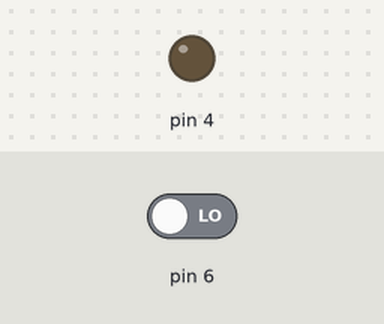
A sketch run on a simulated Arduino Uno, built with avr-gcc and run on an emulated ATmega328P. On the bench: output pins drawn as LEDs (lit = HIGH). Inputs (shaded band) come from the test bench; at power-on: pin 6 LOW.

Above: at 1.2 s.
1.3 s: pin 6 driven HIGH
At 2.1 s:
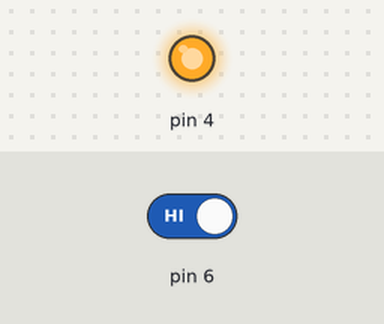
4.3 s: pin 6 driven LOW
At 5.6 s:
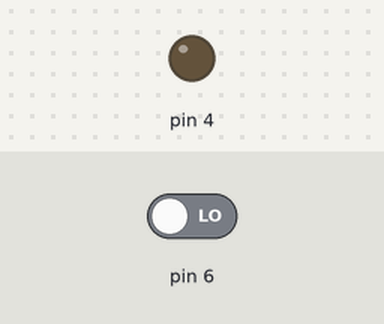
Timing chart, 0 to 7.3 s (numbered marks = the images above; inputs shaded):
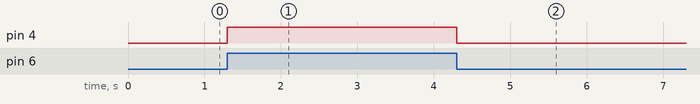

Measured:
- after the input at 1.3 s, pin 4: LOW → HIGH at once
- after the input at 4.3 s, pin 4: HIGH → LOW at once

The sketch:

002-button.ino
```cpp
void setup() {
  pinMode(4, OUTPUT);
  pinMode(6, INPUT);
}

void loop() {
  if (digitalRead(6)) {
    digitalWrite(4, HIGH);
    delay(1000);
    digitalWrite(4, LOW);
  }
}
```
